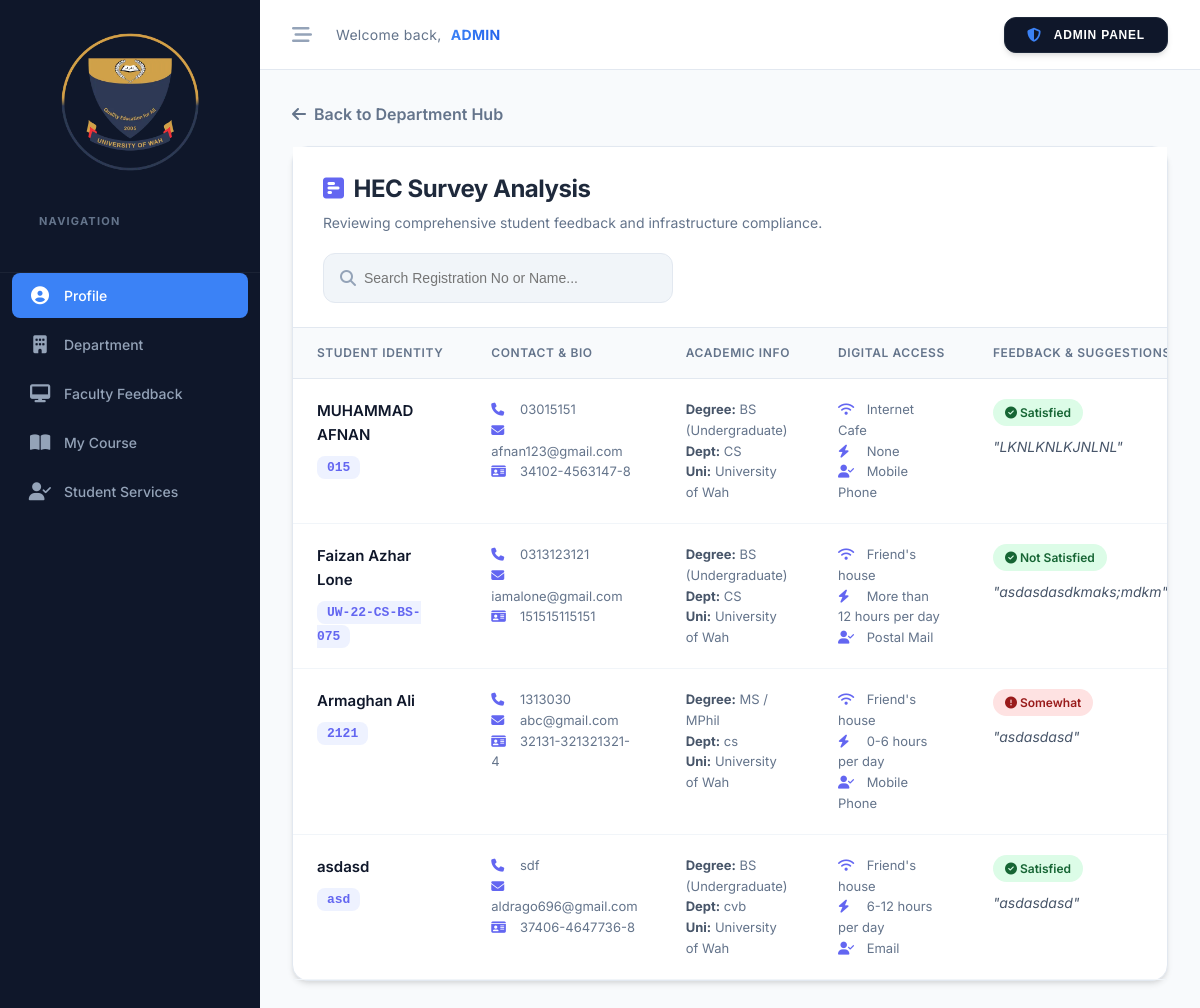
The page /admin/files/hec_survey.php on the database its author committed.
### tables this page shows
CREATE TABLE `student_surveys` (
  `id` int(11) NOT NULL,
  `full_name` varchar(100) DEFAULT NULL,
  `father_name` varchar(100) DEFAULT NULL,
  `cnic` varchar(20) DEFAULT NULL,
  `whatsapp` varchar(20) DEFAULT NULL,
  `university` varchar(100) DEFAULT NULL,
  `registration_no` varchar(50) DEFAULT NULL,
  `degree` varchar(50) DEFAULT NULL,
  `discipline` varchar(100) DEFAULT NULL,
  `email` varchar(100) DEFAULT NULL,
  `address` text DEFAULT NULL,
  `contact_pref` varchar(50) DEFAULT NULL,
  `internet_access` varchar(50) DEFAULT NULL,
  `load_shedding` varchar(50) DEFAULT NULL,
  `satisfaction` varchar(50) DEFAULT NULL,
  `suggestions` text DEFAULT NULL,
  `submitted_at` timestamp NOT NULL DEFAULT current_timestamp()
);

### admin/files/hec_survey.php (the view, shortened to what this page needs)
<?php
include('db_config.php');
$search = "";
$query = "SELECT s.*, p.full_name as profile_name, p.department as profile_dept
          FROM student_surveys s
          LEFT JOIN profile p ON s.registration_no = p.registration_no";
$query .= " ORDER BY s.submitted_at DESC";
$result = mysqli_query($conn, $query);
?>
<!DOCTYPE html>
<html lang="en">
<head>
    <link rel="stylesheet" href="https://cdnjs.cloudflare.com/ajax/libs/font-awesome/6.4.0/css/all.min.css">
</head>
<body>
    <div class="main-wrapper">
        <?php include('sidebar.php'); ?>
        <div class="content">
            <?php include('header.php'); ?>
            <div class="inner-content">
                <a href="dept_manager.php" class="btn-back">
                    <i class="fas fa-arrow-left"></i> Back to Department Hub
                </a>
                <div class="glass-card">
                    <div class="header-section">
                        <div>
                            <h2 style="margin:0; font-weight: 700; letter-spacing: -0.02em;">
                                <i class="fas fa-poll-h" style="color:var(--primary); margin-right: 10px;"></i>HEC
                                Survey Analysis
                            </h2>
                            <p style="margin:5px 0 0; color:var(--text-muted); font-size: 14px;">
                                Reviewing comprehensive student feedback and infrastructure compliance.
                            </p>
                        </div>
                        <form method="GET">
                            <div class="search-box">
                                <i class="fas fa-search" style="color:#94a3b8"></i>
                                <input type="text" name="search" placeholder="Search Registration No or Name..."
                                    value="<?php echo htmlspecialchars($search); ?>">
                            </div>
                        </form>
                    </div>
                    <div class="table-container">
                        <table>
                            <thead>
                                <tr>
                                    <th>Student Identity</th>
                                    <th>Contact & Bio</th>
                                    <th>Academic Info</th>
                                    <th>Digital Access</th>
                                    <th>Feedback & Suggestions</th>
                                </tr>
                            </thead>
                            <tbody>
                                <?php if (mysqli_num_rows($result) > 0): ?>
                                    <?php while ($row = mysqli_fetch_assoc($result)): ?>
                                        <tr>
                                            <td>
                                                <div style="font-weight:600; color: #0f172a; font-size: 15px;">
                                                    <?php echo htmlspecialchars($row['profile_name'] ?? $row['full_name']); ?>
                                                </div>
                                                <div style="margin-top:8px;">
                                                    <span
                                                        class="reg-badge"><?php echo htmlspecialchars($row['registration_no']); ?></span>
                                                </div>
                                            </td>
                                            <td>
                                                <div class="survey-detail">
                                                    <i class="fas fa-phone"></i>
                                                    <?php echo htmlspecialchars($row['whatsapp']); ?><br>
                                                    <i class="fas fa-envelope"></i>
                                                    <?php echo htmlspecialchars($row['email']); ?><br>
                                                    <i class="fas fa-id-card"></i> <?php echo htmlspecialchars($row['cnic']); ?>
                                                </div>
                                            </td>
                                            <td>
                                                <div class="survey-detail">
                                                    <strong style="color: #475569;">Degree:</strong>
                                                    <?php echo htmlspecialchars($row['degree']); ?><br>
                                                    <strong style="color: #475569;">Dept:</strong>
                                                    <?php echo htmlspecialchars($row['discipline']); ?><br>
                                                    <strong style="color: #475569;">Uni:</strong>
                                                    <?php echo htmlspecialchars($row['university']); ?>
                                                </div>
                                            </td>
                                            <td>
                                                <div class="survey-detail">
                                                    <i class="fas fa-wifi"></i>
                                                    <?php echo htmlspecialchars($row['internet_access']); ?><br>
                                                    <i class="fas fa-bolt"></i>
                                                    <?php echo htmlspecialchars($row['load_shedding']); ?><br>
                                                    <i class="fas fa-user-check"></i>
                                                    <?php echo htmlspecialchars($row['contact_pref']); ?>
                                                </div>
                                            </td>
                                            <td>
                                                <?php
                                                $isSatisfied = (stripos($row['satisfaction'], 'Satisfied') !== false);
                                                ?>
                                                <span class="satisfaction <?php echo $isSatisfied ? 'sat-high' : 'sat-low'; ?>">
                                                    <i
                                                        class="fas <?php echo $isSatisfied ? 'fa-check-circle' : 'fa-exclamation-circle'; ?>"></i>
                                                    <?php echo htmlspecialchars($row['satisfaction']); ?>
                                                </span>
                                                <span class="suggestion-text">
                                                    "<?php echo htmlspecialchars($row['suggestions']); ?>"
                                                </span>
                                            </td>
                                        </tr>
                                    <?php endwhile; ?>
                                <?php endif; ?>
                            </tbody>
                        </table>
                    </div>
                </div>
            </div>
        </div>
    </div>
</body>
<link rel="stylesheet" href="../css/admin_style.css">
</html>

### admin/css/admin_style.css (style rules this page uses)
:root { --sidebar-bg: #0f172a; --sidebar-hover: #1e293b; --active-blue: #3b82f6; --body-bg: #f8fafc; --card-bg: #ffffff; --text-main: #1e293b; --text-muted: #64748b; --border-color: #e2e8f0; --sidebar-width: 260px; --transition-speed: 0.2s; --radius-lg: 12px; --radius-md: 8px; --shadow-sm: 0 1px 3px 0 rgb(0 0 0 / 0.1); --shadow-md: 0 4px 6px -1px rgb(0 0 0 / 0.1); }
* { box-sizing: border-box; }
body { margin: 0; font-family: "Inter", system-ui, -apple-system, sans-serif; background-color: var(--body-bg); color: var(--text-main); line-height: 1.5; -webkit-font-smoothing: antialiased; }
.main-wrapper { display: flex; min-height: 100vh; }

### admin/files/hec_survey.php (style rules this page uses)
:root { --primary: #6366f1; --primary-light: #eef2ff; --bg: #f8fafc; --glass: #ffffff; --border: #e2e8f0; --text-main: #1e293b; --text-muted: #64748b; }
body { font-family: 'Inter', sans-serif; background: var(--bg); margin: 0; color: var(--text-main); overflow-x: hidden; }
.main-wrapper { display: flex; min-height: 100vh; }
.content { flex: 1; display: flex; flex-direction: column; min-width: 0; }
.inner-content { padding: 2rem; width: 100%; box-sizing: border-box; max-width: 1600px; margin: 0 auto; }
.btn-back { display: inline-flex; align-items: center; gap: 8px; color: var(--text-muted); text-decoration: none; font-weight: 600; margin-bottom: 20px; transition: color 0.2s; }
.glass-card { background: var(--glass); border-radius: 16px; box-shadow: 0 4px 6px -1px rgba(0, 0, 0, 0.1), 0 2px 4px -1px rgba(0, 0, 0, 0.06); border: 1px solid var(--border); display: flex; flex-direction: column; min-height: 70vh; }
.header-section { padding: 24px 30px; background: #fff; border-bottom: 1px solid var(--border); display: flex; justify-content: space-between; align-items: center; flex-wrap: wrap; gap: 20px; }
.search-box { display: flex; align-items: center; background: #f1f5f9; border: 1px solid var(--border); border-radius: 12px; padding: 8px 16px; width: 350px; transition: all 0.3s ease; }
.search-box input { border: none; outline: none; padding: 8px; background: transparent; width: 100%; font-size: 14px; }
.table-container { overflow-x: auto; flex-grow: 1; }
table { width: 100%; border-collapse: collapse; table-layout: auto; }
th { background: #f8fafc; padding: 16px 24px; text-align: left; font-size: 12px; font-weight: 600; color: var(--text-muted); text-transform: uppercase; letter-spacing: 0.05em; position: sticky; top: 0; border-bottom: 1px solid var(--border); white-space: nowrap; }
td { padding: 20px 24px; border-bottom: 1px solid #f1f5f9; font-size: 14px; vertical-align: top; line-height: 1.6; }
.reg-badge { background: var(--primary-light); color: var(--primary); padding: 4px 10px; border-radius: 8px; font-weight: 700; font-family: 'JetBrains Mono', monospace; font-size: 13px; }
.survey-detail { font-size: 13px; color: var(--text-muted); }
.survey-detail i { width: 20px; color: var(--primary); margin-right: 5px; }
.satisfaction { display: inline-block; padding: 4px 12px; border-radius: 20px; font-weight: 600; font-size: 12px; }
.sat-high { background: #dcfce7; color: #166534; }
.sat-low { background: #fee2e2; color: #991b1b; }
.suggestion-text { margin-top: 10px; font-style: italic; color: #475569; display: block; max-width: 300px; word-wrap: break-word; }

### rows shown on the page
student_surveys: full_name "MUHAMMAD AFNAN", registration_no "015", whatsapp "03015151", email "afnan123@gmail.com", cnic "34102-4563147-8", degree "BS (Undergraduate)", discipline "CS", university "University of Wah", internet_access "Internet Cafe", load_shedding "None", contact_pref "Mobile Phone", satisfaction "Satisfied", suggestions "LKNLKNLKJNLNL"
student_surveys: full_name "Faizan Azhar Lone", registration_no "UW-22-CS-BS-075", whatsapp "0313123121", email "iamalone@gmail.com", cnic "151515115151", degree "BS (Undergraduate)", discipline "CS", university "University of Wah", internet_access "Friend's house", load_shedding "More than 12 hours per day", contact_pref "Postal Mail", satisfaction "Not Satisfied", suggestions "asdasdasdkmaks;mdkm"
student_surveys: full_name "Armaghan Ali", registration_no "2121", whatsapp "1313030", email "abc@gmail.com", cnic "32131-321321321-4", degree "MS / MPhil", discipline "cs", university "University of Wah", internet_access "Friend's house", load_shedding "0-6 hours per day", contact_pref "Mobile Phone", satisfaction "Somewhat", suggestions "asdasdasd"
student_surveys: full_name "asdasd", registration_no "asd", whatsapp "sdf", email "aldrago696@gmail.com", cnic "37406-4647736-8", degree "BS (Undergraduate)", discipline "cvb", university "University of Wah", internet_access "Friend's house", load_shedding "6-12 hours per day", contact_pref "Email", satisfaction "Satisfied", suggestions "asdasdasd"
